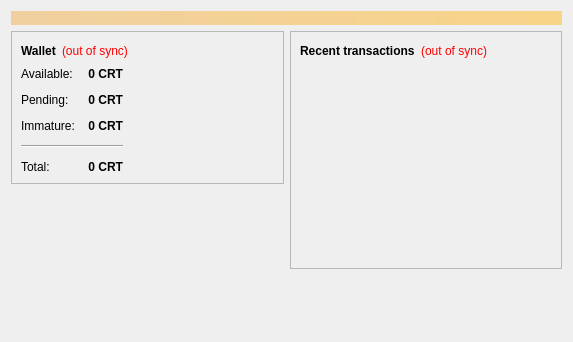
<?xml version="1.0" encoding="UTF-8"?>
<ui version="4.0">
 <class>OverviewPage</class>
 <widget class="QWidget" name="OverviewPage">
  <property name="geometry">
   <rect>
    <x>0</x>
    <y>0</y>
    <width>573</width>
    <height>342</height>
   </rect>
  </property>
  <property name="windowTitle">
   <string>Form</string>
  </property>
  <layout class="QVBoxLayout" name="topLayout">
   <item>
    <widget class="QLabel" name="labelAlerts">
     <property name="visible">
      <bool>false</bool>
     </property>
     <property name="styleSheet">
      <string notr="true">background-color: qlineargradient(x1: 0, y1: 0, x2: 1, y2: 0, stop:0 #F0D0A0, stop:1 #F8D488); color:#000000;</string>
     </property>
     <property name="wordWrap">
      <bool>true</bool>
     </property>
     <property name="margin">
      <number>3</number>
     </property>
    </widget>
   </item>
   <item>
    <layout class="QHBoxLayout" name="horizontalLayout" stretch="1,1">
     <item>
      <layout class="QVBoxLayout" name="verticalLayout_2">
       <item>
        <widget class="QFrame" name="frame">
         <property name="frameShape">
          <enum>QFrame::StyledPanel</enum>
         </property>
         <property name="frameShadow">
          <enum>QFrame::Raised</enum>
         </property>
         <layout class="QVBoxLayout" name="verticalLayout_4">
          <item>
           <layout class="QHBoxLayout" name="horizontalLayout_4">
            <item>
             <widget class="QLabel" name="label_5">
              <property name="font">
               <font>
                <weight>75</weight>
                <bold>true</bold>
               </font>
              </property>
              <property name="text">
               <string>Wallet</string>
              </property>
             </widget>
            </item>
            <item>
             <widget class="QLabel" name="labelWalletStatus">
              <property name="toolTip">
               <string>The displayed information may be out of date. Your wallet automatically synchronizes with the Cryptotarget network after a connection is established, but this process has not completed yet.</string>
              </property>
              <property name="styleSheet">
               <string notr="true">QLabel { color: red; }</string>
              </property>
              <property name="text">
               <string notr="true">(out of sync)</string>
              </property>
              <property name="alignment">
               <set>Qt::AlignLeading|Qt::AlignLeft|Qt::AlignVCenter</set>
              </property>
             </widget>
            </item>
            <item>
             <spacer name="horizontalSpacer_2">
              <property name="orientation">
               <enum>Qt::Horizontal</enum>
              </property>
              <property name="sizeHint" stdset="0">
               <size>
                <width>40</width>
                <height>20</height>
               </size>
              </property>
             </spacer>
            </item>
           </layout>
          </item>
          <item>
          <layout class="QHBoxLayout" name="horizontalLayout_3">
           <item>
           <layout class="QFormLayout" name="formLayout_2">
            <property name="fieldGrowthPolicy">
             <enum>QFormLayout::AllNonFixedFieldsGrow</enum>
            </property>
            <property name="horizontalSpacing">
             <number>12</number>
            </property>
            <property name="verticalSpacing">
             <number>12</number>
            </property>
            <item row="0" column="0">
             <widget class="QLabel" name="label">
              <property name="text">
               <string>Available:</string>
              </property>
             </widget>
            </item>
            <item row="0" column="1">
             <widget class="QLabel" name="labelBalance">
              <property name="font">
               <font>
                <weight>75</weight>
                <bold>true</bold>
               </font>
              </property>
              <property name="cursor">
               <cursorShape>IBeamCursor</cursorShape>
              </property>
              <property name="toolTip">
               <string>Your current spendable balance</string>
              </property>
              <property name="text">
               <string notr="true">0 CRT</string>
              </property>
              <property name="alignment">
               <set>Qt::AlignRight|Qt::AlignTrailing|Qt::AlignVCenter</set>
              </property>
              <property name="textInteractionFlags">
               <set>Qt::LinksAccessibleByMouse|Qt::TextSelectableByKeyboard|Qt::TextSelectableByMouse</set>
              </property>
             </widget>
            </item>
            <item row="1" column="0">
             <widget class="QLabel" name="label_3">
              <property name="text">
               <string>Pending:</string>
              </property>
             </widget>
            </item>
            <item row="1" column="1">
             <widget class="QLabel" name="labelUnconfirmed">
              <property name="font">
               <font>
                <weight>75</weight>
                <bold>true</bold>
               </font>
              </property>
              <property name="cursor">
               <cursorShape>IBeamCursor</cursorShape>
              </property>
              <property name="toolTip">
               <string>Total of transactions that have yet to be confirmed, and do not yet count toward the spendable balance</string>
              </property>
              <property name="text">
               <string notr="true">0 CRT</string>
              </property>
              <property name="alignment">
               <set>Qt::AlignRight|Qt::AlignTrailing|Qt::AlignVCenter</set>
              </property>
              <property name="textInteractionFlags">
               <set>Qt::LinksAccessibleByMouse|Qt::TextSelectableByKeyboard|Qt::TextSelectableByMouse</set>
              </property>
             </widget>
            </item>
            <item row="2" column="0">
             <widget class="QLabel" name="labelImmatureText">
              <property name="text">
               <string>Immature:</string>
              </property>
             </widget>
            </item>
            <item row="2" column="1">
             <widget class="QLabel" name="labelImmature">
              <property name="font">
               <font>
                <weight>75</weight>
                <bold>true</bold>
               </font>
              </property>
              <property name="toolTip">
               <string>Mined balance that has not yet matured</string>
              </property>
              <property name="text">
               <string notr="true">0 CRT</string>
              </property>
              <property name="alignment">
               <set>Qt::AlignRight|Qt::AlignTrailing|Qt::AlignVCenter</set>
              </property>
              <property name="textInteractionFlags">
               <set>Qt::LinksAccessibleByMouse|Qt::TextSelectableByKeyboard|Qt::TextSelectableByMouse</set>
              </property>
             </widget>
            </item>
            <item row="4" column="0">
             <widget class="QLabel" name="labelTotalText">
              <property name="text">
               <string>Total:</string>
              </property>
             </widget>
            </item>
            <item row="4" column="1">
             <widget class="QLabel" name="labelTotal">
              <property name="font">
               <font>
                <weight>75</weight>
                <bold>true</bold>
               </font>
              </property>
              <property name="cursor">
               <cursorShape>IBeamCursor</cursorShape>
              </property>
              <property name="toolTip">
               <string>Your current total balance</string>
              </property>
              <property name="text">
               <string notr="true">0 CRT</string>
              </property>
              <property name="alignment">
               <set>Qt::AlignRight|Qt::AlignTrailing|Qt::AlignVCenter</set>
              </property>
              <property name="textInteractionFlags">
               <set>Qt::LinksAccessibleByMouse|Qt::TextSelectableByKeyboard|Qt::TextSelectableByMouse</set>
              </property>
             </widget>
            </item>
            <item row="3" column="0" colspan="2">
             <widget class="Line" name="line">
              <property name="orientation">
               <enum>Qt::Horizontal</enum>
              </property>
             </widget>
            </item>
           </layout>
          </item>
            <item>
             <spacer name="horizontalSpacer_3">
              <property name="orientation">
               <enum>Qt::Horizontal</enum>
              </property>
              <property name="sizeHint" stdset="0">
               <size>
                <width>40</width>
                <height>20</height>
               </size>
              </property>
             </spacer>
            </item>
           </layout>
          </item>
         </layout>
        </widget>
       </item>
       <item>
        <spacer name="verticalSpacer">
         <property name="orientation">
          <enum>Qt::Vertical</enum>
         </property>
         <property name="sizeHint" stdset="0">
          <size>
           <width>20</width>
           <height>40</height>
          </size>
         </property>
        </spacer>
       </item>
      </layout>
     </item>
     <item>
      <layout class="QVBoxLayout" name="verticalLayout_3">
       <item>
        <widget class="QFrame" name="frame_2">
         <property name="frameShape">
          <enum>QFrame::StyledPanel</enum>
         </property>
         <property name="frameShadow">
          <enum>QFrame::Raised</enum>
         </property>
         <layout class="QVBoxLayout" name="verticalLayout">
          <item>
           <layout class="QHBoxLayout" name="horizontalLayout_2">
            <item>
             <widget class="QLabel" name="label_4">
              <property name="text">
               <string>&lt;b&gt;Recent transactions&lt;/b&gt;</string>
              </property>
             </widget>
            </item>
            <item>
             <widget class="QLabel" name="labelTransactionsStatus">
              <property name="toolTip">
               <string>The displayed information may be out of date. Your wallet automatically synchronizes with the Cryptotarget network after a connection is established, but this process has not completed yet.</string>
              </property>
              <property name="styleSheet">
               <string notr="true">QLabel { color: red; }</string>
              </property>
              <property name="text">
               <string notr="true">(out of sync)</string>
              </property>
              <property name="alignment">
               <set>Qt::AlignRight|Qt::AlignTrailing|Qt::AlignVCenter</set>
              </property>
             </widget>
            </item>
            <item>
             <spacer name="horizontalSpacer">
              <property name="orientation">
               <enum>Qt::Horizontal</enum>
              </property>
              <property name="sizeHint" stdset="0">
               <size>
                <width>40</width>
                <height>20</height>
               </size>
              </property>
             </spacer>
            </item>
           </layout>
          </item>
          <item>
           <widget class="QListView" name="listTransactions">
            <property name="styleSheet">
             <string notr="true">QListView { background: transparent; }</string>
            </property>
            <property name="frameShape">
             <enum>QFrame::NoFrame</enum>
            </property>
            <property name="verticalScrollBarPolicy">
             <enum>Qt::ScrollBarAlwaysOff</enum>
            </property>
            <property name="horizontalScrollBarPolicy">
             <enum>Qt::ScrollBarAlwaysOff</enum>
            </property>
            <property name="selectionMode">
             <enum>QAbstractItemView::NoSelection</enum>
            </property>
           </widget>
          </item>
         </layout>
        </widget>
       </item>
       <item>
        <spacer name="verticalSpacer_2">
         <property name="orientation">
          <enum>Qt::Vertical</enum>
         </property>
         <property name="sizeHint" stdset="0">
          <size>
           <width>20</width>
           <height>40</height>
          </size>
         </property>
        </spacer>
       </item>
      </layout>
     </item>
    </layout>
   </item>
  </layout>
 </widget>
 <resources/>
 <connections/>
</ui>
